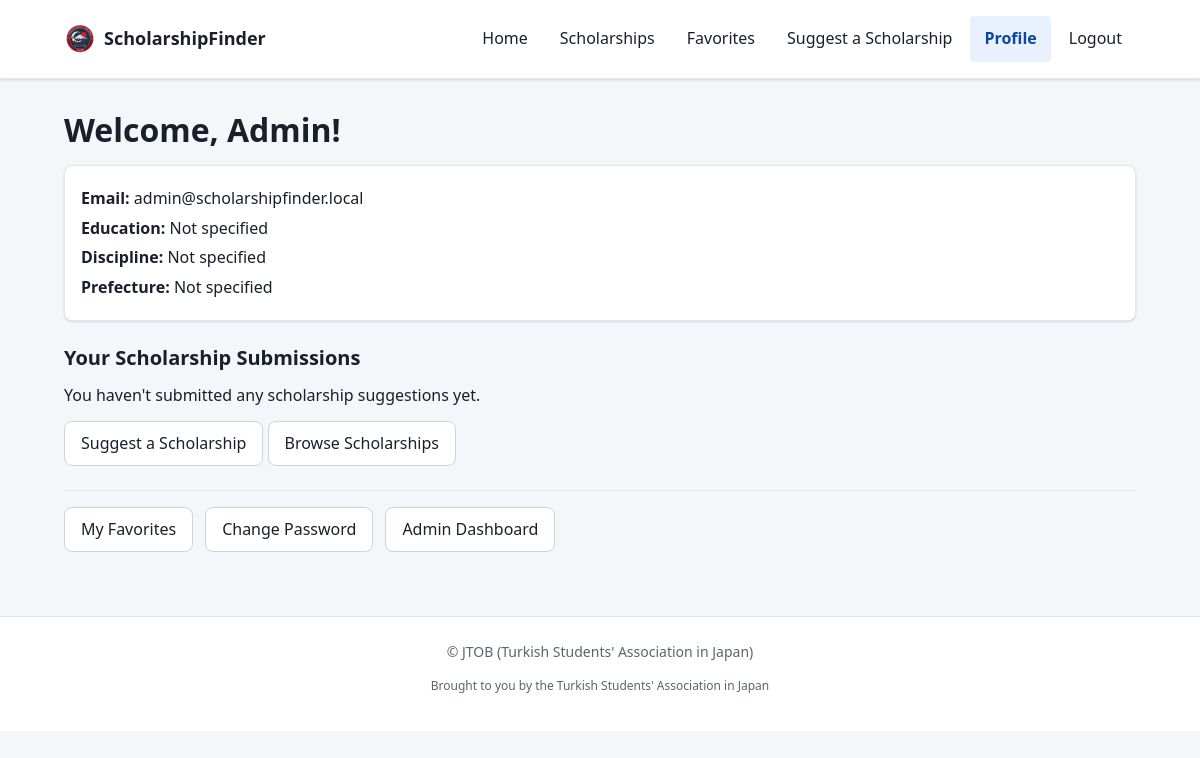
/profile/ (signed in), run on the app's committed database.
### scholarships/models.py (models this page shows, shortened)
class User(AbstractUser):
    name = models.CharField(max_length=200)
    email = models.EmailField(unique=True)
    education = models.CharField(max_length=100, blank=True, default="")
    discipline = models.CharField(max_length=100, blank=True, default="")
    prefecture = models.CharField(max_length=100, blank=True, default="")
    USERNAME_FIELD = "email"
    REQUIRED_FIELDS = ["name"]

### scholarships/views.py (the view)
# urls.py: path("profile/", views.profile, name="profile"),
@login_required
def profile(request):
    user_requests = ScholarshipRequest.objects.filter(user=request.user).order_by(
        "-created_at"
    )
    return render(
        request, "scholarships/profile.html", {"user_requests": user_requests}
    )

### scholarships/templates/scholarships/profile.html (shortened to what this page needs)
{% extends "scholarships/base.html" %}
{% block content %}
<h1>Welcome, {{ user.name }}!</h1>
<div class="profile-info">
    <p><strong>Email:</strong> {{ user.email }}</p>
    <p><strong>Education:</strong> {{ user.education|default:"Not specified" }}</p>
    <p><strong>Discipline:</strong> {{ user.discipline|default:"Not specified" }}</p>
    <p><strong>Prefecture:</strong> {{ user.prefecture|default:"Not specified" }}</p>
</div>
<h2>Your Scholarship Submissions</h2>
{% if user_requests %}
    <div class="request-list">
        {% for request in user_requests %}
            <div class="request-item">
                <div class="request-header">
                    <h3>{{ request.scholarship_name }}</h3>
                    <span class="status-badge status-{{ request.status }}">
                        {{ request.status|title }}
                    </span>
                </div>
                <div class="request-details">
                    <p><strong>Provider:</strong> {{ request.provider }}</p>
                    <p><strong>Submitted:</strong> {{ request.created_at|date:"F d, Y H:i" }}</p>
                    {% if request.award_amount %}
                    <p><strong>Award:</strong> {{ request.award_amount }}</p>
                    {% endif %}
                    {% if request.notes %}
                    <p><strong>Notes:</strong> {{ request.notes }}</p>
                    {% endif %}
                </div>
                {% if request.admin_notes %}
                <div class="admin-notes">
                    <strong>Admin Notes:</strong> {{ request.admin_notes }}
                </div>
                {% endif %}
                {% if request.reviewed_date %}
                <p><small>Reviewed: {{ request.reviewed_date|date:"F d, Y H:i" }}</small></p>
                {% endif %}
            </div>
        {% endfor %}
    </div>
{% else %}
    <p>You haven't submitted any scholarship suggestions yet.</p>
    <a href="{% url 'request-form' %}" class="button">Suggest a Scholarship</a>
    <a href="{% url 'scholarship-list' %}" class="button">Browse Scholarships</a>
{% endif %}
<div class="profile-actions">
    <a href="{% url 'favorites' %}" class="button">My Favorites</a>
    <a href="{% url 'password-change' %}" class="button">Change Password</a>
    {% if user.is_superuser %}
    <a href="{% url 'admin-dashboard' %}" class="button">Admin Dashboard</a>
    {% endif %}
</div>
{% endblock %}

### scholarships/static/scholarships/style.css (style rules this page uses)
:root { --brand: #1a73e8; --brand-700: #0b47a1; --brand-050: #e8f1fd; --accent: #0d9488; --accent-050: #e6f5f3; --bg-app: #f4f6fa; --surface: #ffffff; --surface-muted: #f6f8fa; --surface-sunken: #eef1f5; --text: #1a1f2c; --text-muted: #5b6470; --text-subtle: #6b7280; --border: #e2e6ec; --border-strong: #cdd3dc; --success: #1a7f37; --success-bg: #dafbe1; --error: #b3261e; --error-bg: #fdecea; --warning: #8a5a00; --warning-bg: #fff3cd; --info: #0d7d8a; --info-bg: #e0f3f5; --text-xs: 0.75rem; --text-sm: 0.875rem; --text-base: 1rem; --text-md: 1.125rem; --text-lg: 1.25rem; --text-xl: 1.5rem; --text-2xl: 2rem; --text-3xl: 2.25rem; --space-1: 0.25rem; --space-2: 0.5rem; --space-3: 0.75rem; --space-4: 1rem; --space-5: 1.5rem; --space-6: 2rem; --space-7: 3rem; --space-8: 4rem; --radius-sm: 4px; --radius: 8px; --radius-lg: 12px; --radius-pill: 999px; --shadow-sm: 0 1px 2px rgba(15, 23, 42, 0.06), 0 1px 3px rgba(15, 23, 42, 0.08); --shadow-md: 0 4px 14px rgba(15, 23, 42, 0.08); --max-width: 70rem; --focus-ring: 0 0 0 3px rgba(26, 115, 232, 0.35); --color-bg: var(--surface); --color-text: var(--text); --color-text-muted: var(--text-muted); --color-border: var(--border); --color-focus: var(--brand); --color-success: var(--success); --color-error: var(--error); --color-warning: var(--warning); --color-info: var(--brand); --spacing-unit: var(--space-4); }
*, *::before, *::after { box-sizing: border-box; }
html { -webkit-text-size-adjust: 100%; }
body { margin: 0; padding: 0; font-family: system-ui, -apple-system, "Segoe UI", Roboto, "Helvetica Neue", Arial, sans-serif; font-size: var(--text-base); line-height: 1.6; color: var(--text); background: var(--bg-app); }
h1 { font-size: var(--text-2xl); line-height: 1.2; margin: 0 0 var(--space-4); color: var(--text); }
h2 { font-size: var(--text-lg); line-height: 1.3; margin: 0 0 var(--space-3); }
p { margin: 0 0 var(--space-3); }
a { color: var(--brand-700); text-decoration: none; }
strong { color: var(--text); }
button, .button { display: inline-flex; align-items: center; justify-content: center; gap: var(--space-2); padding: var(--space-3) var(--space-4); min-height: 44px; font-size: var(--text-base); font-family: inherit; line-height: 1.2; border: 1px solid var(--border-strong); border-radius: var(--radius); background: var(--surface); color: var(--text); cursor: pointer; text-decoration: none; transition: background-color 0.15s ease, border-color 0.15s ease, color 0.15s ease, box-shadow 0.15s ease; }
.profile-info { background: var(--surface); border: 1px solid var(--border); border-radius: var(--radius); padding: var(--space-4); box-shadow: var(--shadow-sm); margin-bottom: var(--space-5); }
.profile-info p { margin: var(--space-1) 0; }
.profile-actions { margin-top: var(--space-5); padding-top: var(--space-4); border-top: 1px solid var(--border); display: flex; gap: var(--space-3); flex-wrap: wrap; }

### data on the page
User: name "Admin", email "admin@scholarshipfinder.local", education "Not specified", discipline "Not specified", prefecture "Not specified"
